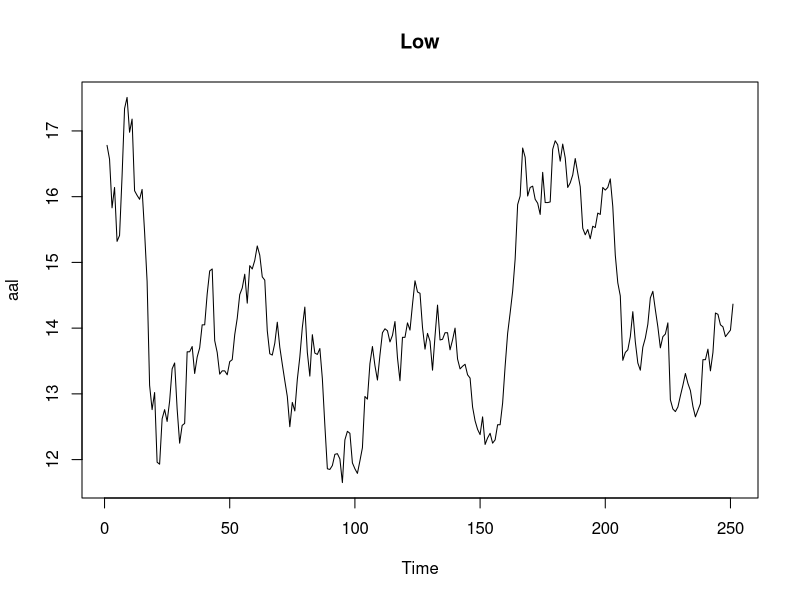
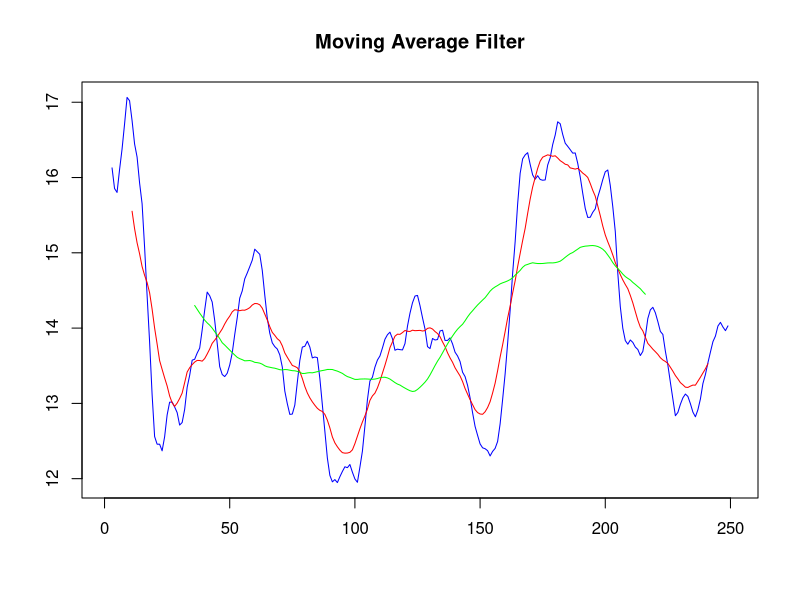
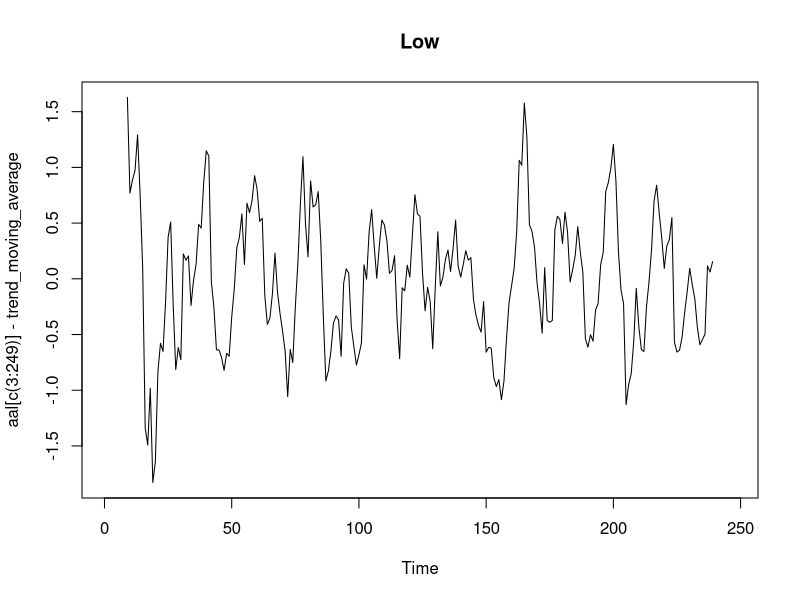
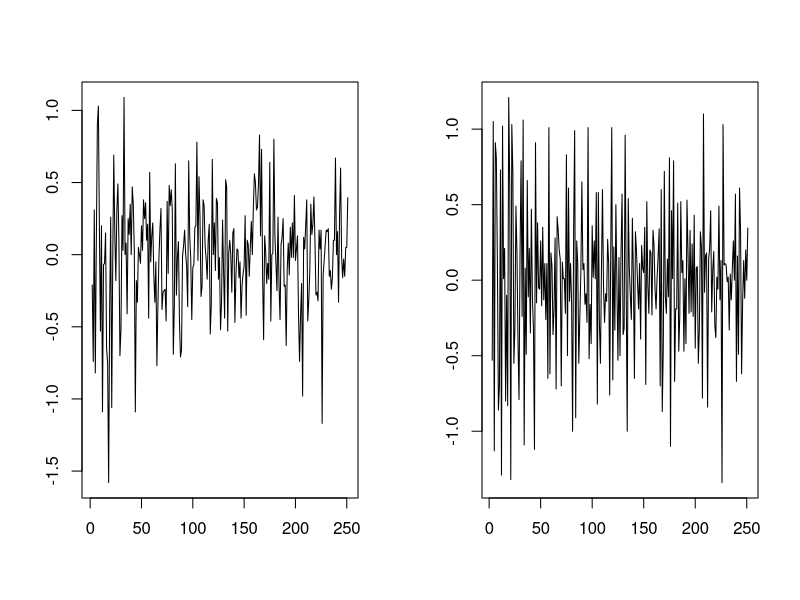
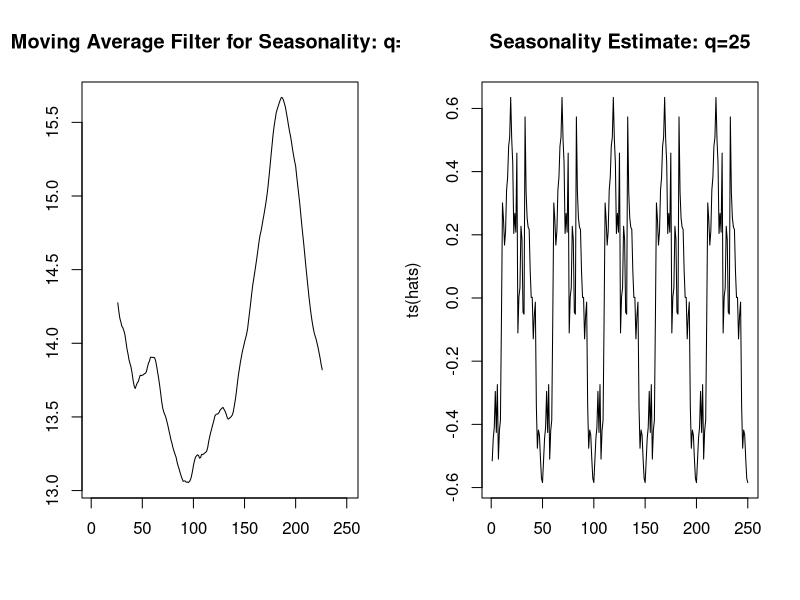
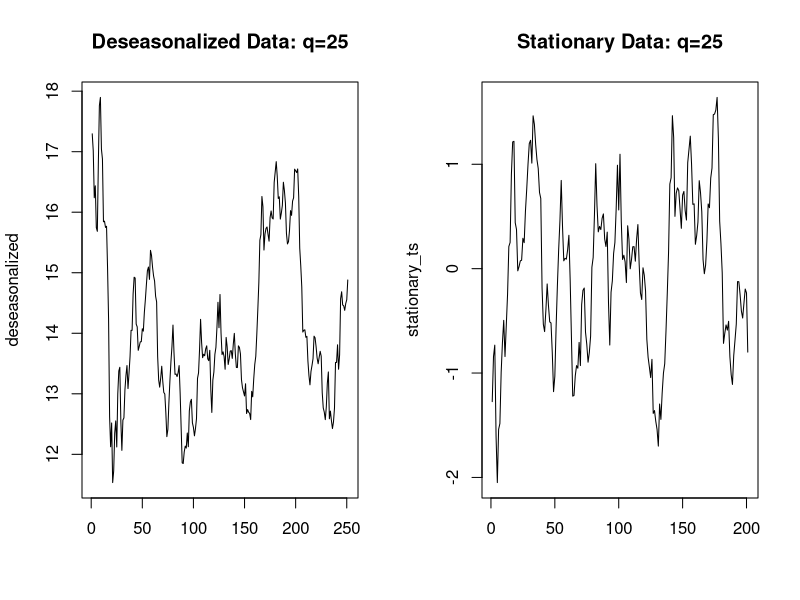
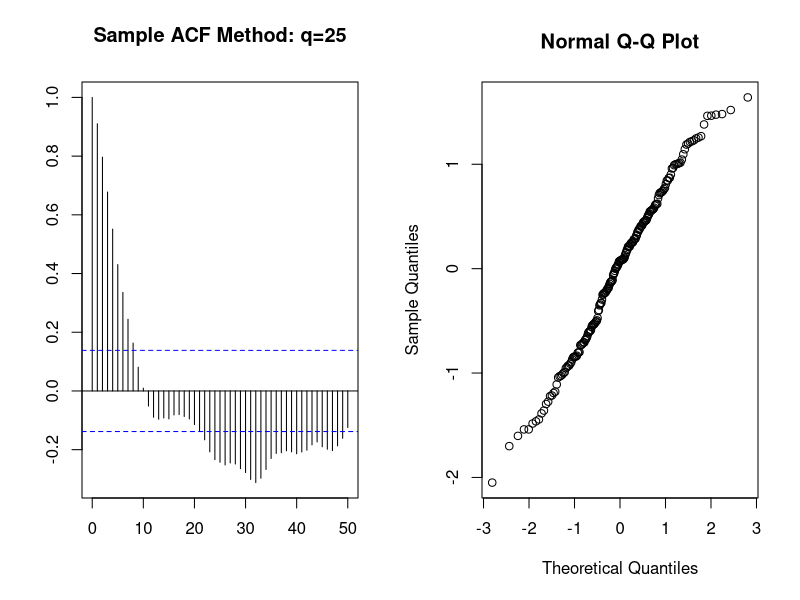
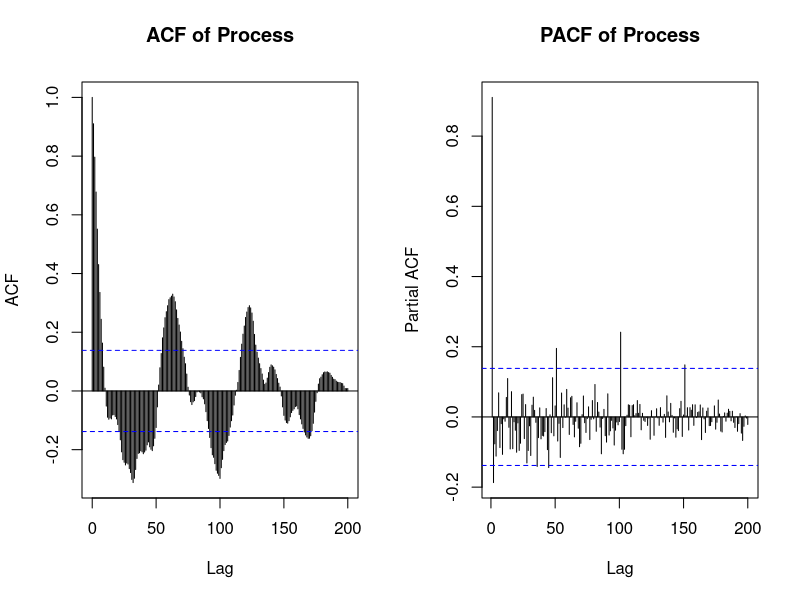

Write R code to recreate these figures, in order.
setwd('/Users/aravindkotikelapudi/Desktop/School_Work/Spring_2023/STA_137/Project')
setwd('STA-137-Final-Project')


aal_table <- read.csv('AAL.csv')
t <- 1:nrow(aal_table)
aal_low <- aal_table$Low
aal <- ts(aal_low)

#Plotting the time series
t <- 1:nrow(aal_table)
plot.ts(aal, main='Low' )






#Smooth components: Trend

#Moving average filter-trying out different filters
ma2 = filter(aal, sides=2, rep(1,5)/5)
ma10 = filter(aal, sides=2, rep(1,21)/21)
ma35 = filter(aal, sides=2, rep(1,71)/71)
plot(t, ma2, xlab="", ylab="",type="l", col='blue', main='Moving Average Filter')
lines(t,ma10, col='red'); lines(t,ma35, col='green')
trend_moving_average = ma10[c(3:249)]
plot.ts(aal[c(3:249)]-trend_moving_average, main='Low' )

#Difference operator method
d1 = diff(aal)
d2 = diff(d1)
par(mfrow=c(1,2))
plot.ts(d1, xlab="", ylab="")
plot.ts(d2, xlab="", ylab="")






#Removing Seasonality

#Applying a moving average filter with size q=d/2 (d is roughly 50), N=5
ma25 = filter(aal, sides=2, rep(1,51)/51)
plot(t, ma25, xlab="", ylab="",type="l", main='Moving Average Filter for Seasonality: q=25')

A = matrix(aal_low, ncol=50, byrow="TRUE")
M = matrix(ma25, ncol=50, byrow="TRUE")
mu = array(0,50)
for (k in 1:25) mu[k] = sum(A[2:5,k]-M[2:5,k])/4
for (k in 26:50) mu[k] = sum(A[1:4,k]-M[1:4,k])/4
hats = rep(mu-mean(mu),5)

plot.ts(ts(hats), xlab="",main='Seasonality Estimate: q=25' )

deseasonalized <- aal_low - hats
deseasonalized_ts <- ts(deseasonalized)
plot.ts(deseasonalized, xlab="",main='Deseasonalized Data: q=25' )






#Deseasonalized and detrended
stationary <- deseasonalized- as.numeric(ma25)
stationary <- stationary[26:226]  #Edge values are cut off
stationary_ts <- ts(stationary)
plot.ts(stationary_ts, xlab="",main='Stationary Data: q=25' )
  




  
#Analyzing residuals

#Sample ACF
acf(stationary, lag=50, xlab="", ylab="", main="Sample ACF Method: q=25")

#Portmanteau Test
Box.test(stationary, lag=20, type="Ljung")

#QQ Plot
qq <- qqnorm(stationary)
R2 <- sum((qq$y-mean(qq$y))*qq$x)^2/(sum((qq$y-mean(qq$y))^2)*sum(qq$x^2))
R2






#ARMA Models
mean(stationary_ts) #about zero

acf(stationary_ts, lag=250, main='ACF of Process')
pacf(stationary_ts, lag=400, main='PACF of Process')

#AR(1) process
fit.aal_1 = ar.ols(stationary_ts, aic=F, order.max=1, demean=F, intercept=T)
fit.aal_1
fit.aal_1$asy.se
#coefficients: 0.002463, 0.9151

#AR(2) process
fit.aal_2 = ar.ols(stationary_ts, aic=F, order.max=2, demean=F, intercept=T)
fit.aal_2
fit.aal_2$asy.se
#coefficients: -0.0003499, 1.1503, -0.2502

#Testing out both processes
#AR(1)
ar1.acf = ARMAacf(ar=c(0.9151), ma=0, 50)
ar1.pacf = ARMAacf(ar=c(0.9151), ma=0, 50, pacf=T)
ar1 = arima.sim(list(order=c(1,0,0), ar=0.9151), n=50)
plot.ts(ar1, main='Simulated AR(1) process: q=25' )
plot.ts(ts(ar1.acf), main='Simulated AR(1) acf: q=25' )
plot.ts(ts(ar1.pacf), main='Simulated AR(1) pacf: q=25' )
#AR(2)
ar2.acf = ARMAacf(ar=c(1.1503, -0.2502), ma=0, 50)
ar2.pacf = ARMAacf(ar=c(1.1503, -0.2502), ma=0, 50, pacf=T)
ar2 = arima.sim(list(order=c(2,0,0), ar=c(1.1503, -0.2502)), n=50)
plot.ts(ar2, main='Simulated AR(2) process: q=25' )
plot(ts(ar2.acf), main='Simulated AR(2) acf: q=25' )
plot(ts(ar2.pacf), main='Simulated AR(2) pacf: q=25' )

#PROPERTIES OF ARMA PROCESSES
#ACF is 1 then slowly oscillates around 0.2, PACF is 1 then drops drastically to around 0
#AR(1) or AR(2) process: ACF tails off, and PACF cuts off after lag 1

#Looks like mean is moving
#Linear process: mean of 0 and ACVH is h dependent
#AR(1) process: mean of zero and ACF rh0(h) = psi^h (coefficients)
#Exponential decay of psi coefficients typical of ARMA processes

#AR(p): ACF tails off, PACF cuts off after lag p
#MA(q): ACF cuts off after lag q, PACF tails off
#ARMA(p,q): Both tail off

#Since PACF doesn't actually cut off, PACF isn't exactly AR(1) process


#Seeing if residuals conform to white noise
#AR(1)
ar1 = arima.sim(list(order=c(1,0,0), ar=0.9151), n=201)
final_residuals_ar1 <- stationary_ts - ar1
plot.ts(final_residuals_ar1, main='Final Residuals with AR(1) Process Removed: q=25' )
acf(final_residuals_ar1, lag=250, main='ACF of Final Residuals from AR(1): q=25')
pacf(final_residuals_ar1, lag=250, main='PACF of Final Residuals from AR(1): q=25')
#AR(2)
ar2 = arima.sim(list(order=c(2,0,0), ar=c(1.1503, -0.2502)), n=201)
final_residuals_ar2 <- stationary_ts - ar2
plot.ts(final_residuals_ar2, main='Final Residuals with AR(2) Process Removed: q=25' )
acf(final_residuals_ar2, lag=250, main='ACF of Final Residuals from AR(2): q=25')
pacf(final_residuals_ar2, lag=250, main='PACF of Final Residuals from AR(2): q=25')






#Forecasting

#Trend component
#Will fit a 3rd order polynomial to ma25 trend estimation:
t = 1:length(ma25)
t2 <- t^2
t3 <- t^3

thirdfit = lm(ma25 ~ (t + t2 + t3))
plot.ts(ma25, main="Ma25 trend estimate vs 3rd-order Fit")
lines(t, (1.735*10) - (1.233*10^(-1))*t + (1.09*10^(-3))*t^2 - (2.69*10^(-6))*t^3, col='blue')
thirdfit$coefficients

intercept <- 1.735*10
a1 <- -1.233*10^(-1)
a2 <- 1.09*10^(-3)
a3 <- -2.69*10^(-6)

cubic = function(a,b,c,d,x){
  a*x^3 + b*x^2 + c*x + d
}

t_forecast = 200:260

#Trend forecast
trend_forecast <- cubic(a3, a2, a1, intercept, t_forecast)
trend_forecast

#Seasonality forecast
#Clear section of seasonality that has same behavior as if starting at 200
seasonality_forecast <-hats[50:110] 

#Rough component forecast
#AR(1) process
rough_forecast_ar1 <-as.numeric((predict(fit.aal_1, n.ahead=61)$pred))

#AR(2) process
rough_forecast_ar2 <-as.numeric((predict(fit.aal_2, n.ahead=61)$pred))

#AR(1) total forecast
forecast_ar1 <- trend_forecast + seasonality_forecast + rough_forecast_ar1
forecast_ar1 <- ts(forecast_ar1, start = 200)
plot.ts(forecast_ar1, main = 'Forecast estimate for AR(1) process past 200: q=25')

#AR(2) total forecast
forecast_ar2 <- trend_forecast + seasonality_forecast + rough_forecast_ar2
forecast_ar2 <- ts(forecast_ar2, start = 200)
plot.ts(forecast_ar2, main = 'Forecast estimate for AR(2) process past 200: q=25')
